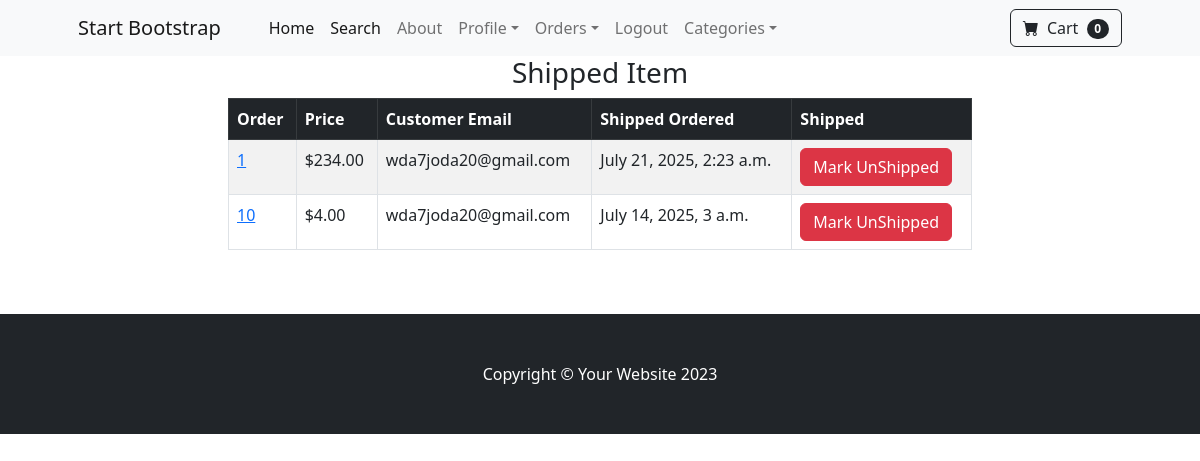
The page /payment/shipped_dash (signed in) on the database its author committed.
### payment/models.py (models this page shows, shortened)
class Order(models.Model):
    user = models.ForeignKey(User, on_delete=models.CASCADE, null=True, blank=True)
    full_name = models.CharField(max_length=250)
    email = models.EmailField(max_length=250)
    shipping_address1 = models.TextField(max_length=15000)
    amount_paid = models.DecimalField(max_digits=7, decimal_places=2)
    date_order = models.DateTimeField(auto_now_add=True)
    shipped = models.BooleanField(default=False)
    date_shipped = models.DateTimeField(blank=True, null=True)

### payment/views.py (the view, shortened to what this page needs)
# urls.py: path('shipped_dash', views.shipped_dash, name='shipped_dash'),
def shipped_dash(request):
    if request.user.is_authenticated and request.user.is_superuser:
        orders = Order.objects.filter(shipped=True)
        return render(request, "payment/shipped_dash.html", {"orders": orders})
    else:
        messages.success(request, "Access Denied !")
        return redirect('home')

### cart/cart.py (called while the page is built)
    def __len__(self):
        return len(self.cart)

### cart/context_processors.py (called while the page is built)
def cart(request):
    return {'cart': Cart(request)}

### payment/templates/payment/shipped_dash.html (shortened to what this page needs)
{% extends 'base.html' %}
{% block content %}
        <div class="container">
            <div class="row">
                <center>
                    <div class="col-8">
                        <h3>Shipped Item</h3>
                         <table class="table table-striped table-hover table-bordered">
                    <thead class="table-dark">
                    <tr>
                        <th scope="col">Order</th>
                        <th scope="col">Price</th>
                        <th scope="col">Customer Email</th>
                        <th scope="col">Shipped Ordered</th>
                        <th scope="col">Shipped</th>
                    </tr>
                    </thead>
                    <tbody>
                    {% for item in orders %}
                    <tr>
                        <td><a href="{% url 'orders' item.id %}">{{ item.id }}</a></td>
                        <td>${{ item.amount_paid }}</td>
                        <td>{{ item.email }}</td>
                        <td>{{ item.date_shipped }}</td>
                        <td>
                             <form method="POST">
                                <button type="submit" class="btn btn-danger btn-sum"> Mark UnShipped</button>
                            </form>
                        </td>
                    </tr>
                    {% endfor %}
                    </tbody>
                </table>
                        <br/><br/>
                    </div>
                </center>
            </div>
        </div>
{% endblock %}

### rows shown on the page
Order: id "1", amount_paid "234.00", email "wda7joda20@gmail.com", date_shipped "July 21, 2025, 2:23 a.m."
Order: id "10", amount_paid "4.00", email "wda7joda20@gmail.com", date_shipped "July 14, 2025, 3 a.m."

### other values the page prints
{{ cart|length }} "0"
